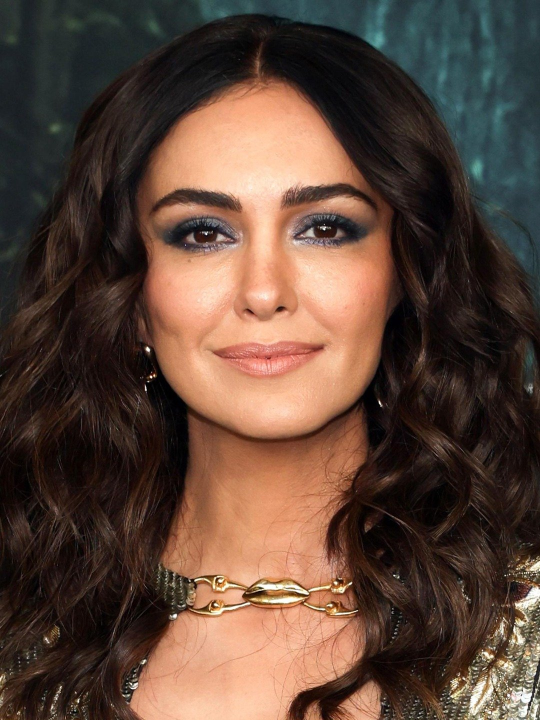
#> input picture gender-detection/imagens/mulher/mulher1.jpg, 1080 x 1440 px, given in place of homem.png, which was not available (shown at 1/2 size)
$ python '3 - tratarImagem.py'
#> lines starting #> are read from the running program, lines starting #| are printed output that depends on the picture; long printed decimals are rounded; pictures that were not available may be replaced by others from this repository, and a replacement may not be noted
import cv2
import matplotlib.pyplot as plt

# Caminhos corretos baseados na estrutura real das pastas
caminho_imagem_cachorro = 'modelos/cachorro/cachorro.jpg'  # Caminho correto
caminho_imagem_humano = 'modelos/humano/homem.png'  # Caminho correto

# Carrega as imagens em escala de cinza
imagemHomem = cv2.imread(caminho_imagem_humano, cv2.IMREAD_GRAYSCALE)
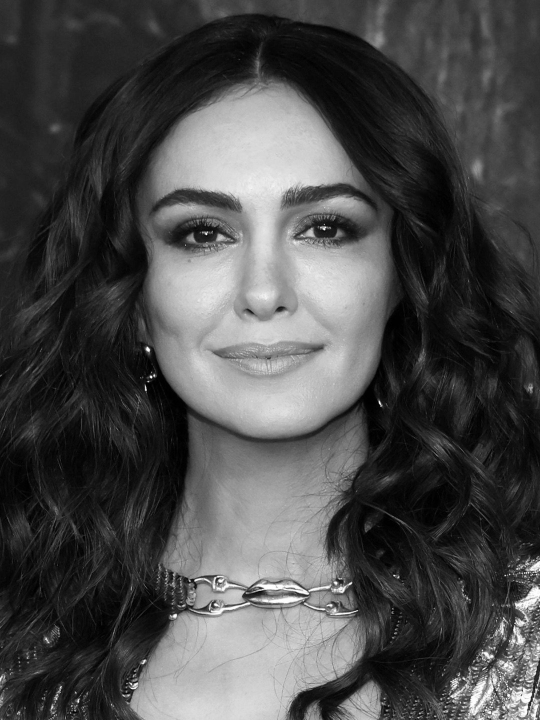
#> imagemHomem: shape (1440, 1080) (shown at 1/2 size); min 0, max 255, mean 75.2
imagemHomem = cv2.resize(imagemHomem, (64, 64))
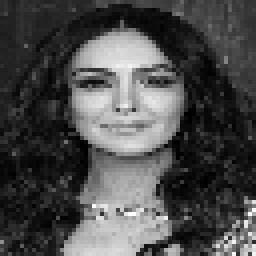
#> imagemHomem: shape (64, 64) (shown 4 times larger); min 0, max 255, mean 75.5

imagemCachorro = cv2.imread(caminho_imagem_cachorro, cv2.IMREAD_GRAYSCALE)
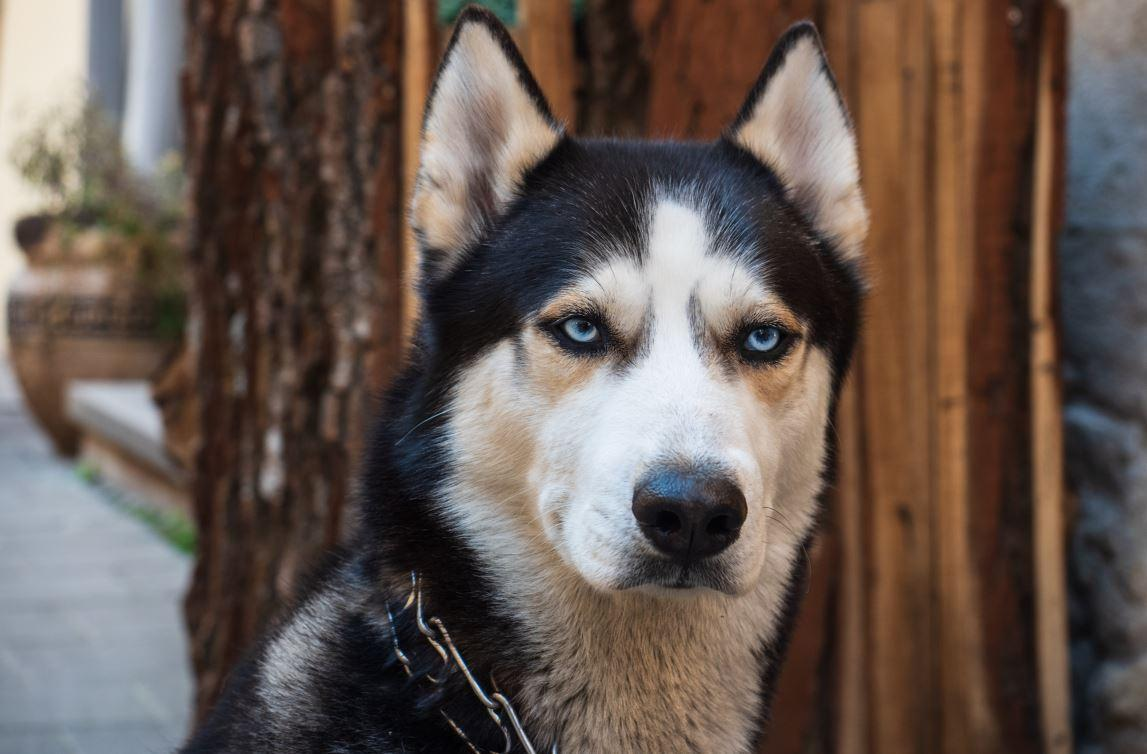
#> input picture gender-detection/imagens/cachorro/cachorro.jpg, 1147 x 754 px, found by its file name
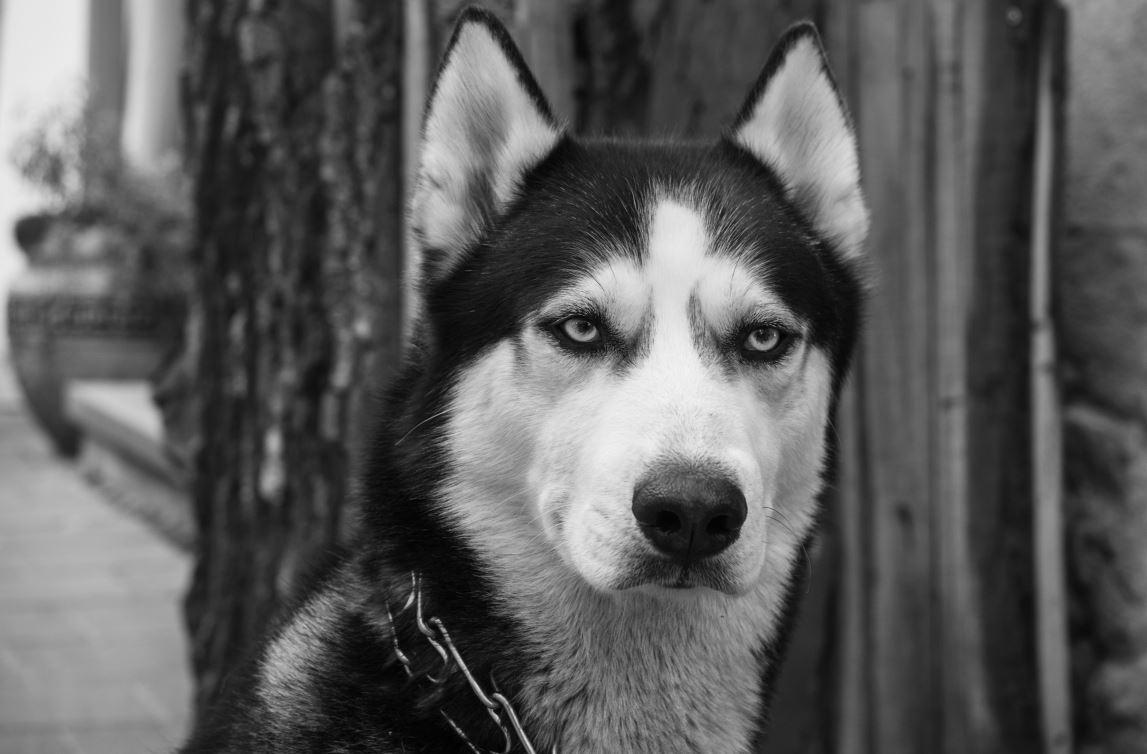
#> imagemCachorro: shape (754, 1147); min 0, max 247, mean 91.1
imagemCachorro = cv2.resize(imagemCachorro, (64, 64))
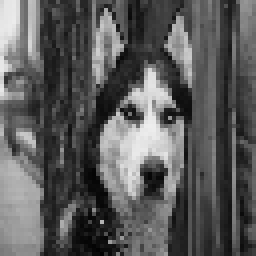
#> imagemCachorro: shape (64, 64) (shown 4 times larger); min 2, max 238, mean 90.9

vetorImagemCachorro = imagemCachorro.flatten() / 255.0
#> vetorImagemCachorro = 4096 values, max 0.933 at index 2021, min 0.00784 at index 3992, mean 0.356
vetorImagemHomem = imagemHomem.flatten()
#> vetorImagemHomem = 4096 values, max 255 at index 3424, min 0 at index 1839, mean 75.5

print("Vetor da imagem do cachorro:", vetorImagemCachorro.shape)
#| Vetor da imagem do cachorro: (4096,)
print("20 primeiros vetores do cachorro:", vetorImagemCachorro[:20])
#| 20 primeiros vetores do cachorro: [0.8353 0.898 0.902 0.9098 0.8627  0.4706
#|  0.4196 0.749 0.7255  0.5412 0.2314 0.2745
#|  0.1647 0.1647 0.349 0.1647 0.1608 0.1922
#|  0.2157 0.3882]

# Exibe as imagens
plt.imshow(imagemCachorro, cmap='gray')
plt.show()
